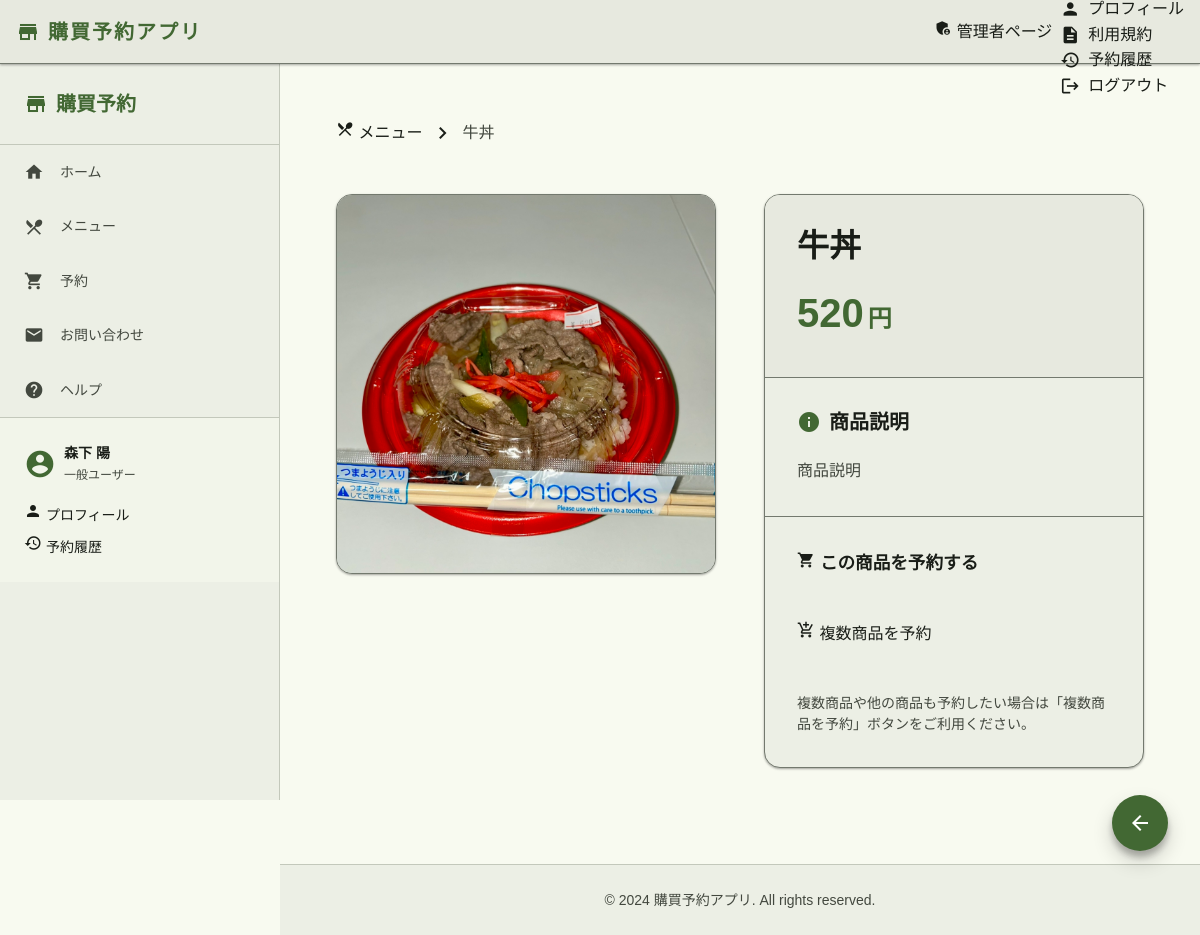
/menu/1 (signed in), run on the app's committed database.
### kobuy_app/models/models.py (models this page shows, shortened)
class User(UserMixin, db.Model):
    __tablename__ = 'user'
    id = db.Column(db.Integer, primary_key=True)
    lastname = db.Column(db.String, nullable=False)
    firstname = db.Column(db.String, nullable=False)
    email = db.Column(db.String, nullable=False, unique=True)
    grade = db.Column(db.Integer, nullable=False)
    cls = db.Column(db.Integer, nullable=False)
    num = db.Column(db.Integer, nullable=False)
    password_hash = db.Column(db.String, nullable=False)
    roles = db.relationship('Role', secondary=roles_users, backref=db.backref('users', lazy='dynamic'))

class Menu(db.Model):
    __tablename__ = 'menu'
    id = db.Column(db.Integer, primary_key=True)
    orders = db.Column(db.Integer, nullable=False, default=0)
    productname = db.Column(db.String(255))
    price = db.Column(db.String(255))
    buy_cnt = db.Column(db.Integer) # 購入された回数
    explanation = db.Column(db.String(255))
    product_image = db.Column(db.String(255))
    category_id = db.Column(db.Integer, db.ForeignKey('menu_category.id'))

### kobuy_app/views.py (the view, shortened to what this page needs)
@app.route("/menu/<int:menu_id>", methods = ["GET", "POST"])
def menu_detail(menu_id):
    if request.method == "GET":
        data = current_webdata("メニュー詳細")
        menu_item = Menu.query.get(menu_id)
        if menu_item is None:
            flash(f"menuID:{ menu_id }のメニューが存在しません", "error")
            return redirect(url_for("menu"))
        return render_template("main/menu_detail.html", menu_item=menu_item, data=data)

### kobuy_app/__init__.py (called while the page is built)
@login_manager.user_loader
def load_user(user_id):
    return User.query.get(int(user_id))

### kobuy_app/models/models.py (called while the page is built)
    def __repr__(self):
        return f'<Role {self.name}>'

### kobuy_app/views.py (called while the page is built, shortened)
def current_webdata(webtitle: str) -> dict:
    if current_user.is_authenticated:
        data = {
            "webtitle": webtitle,
            "current_user_id": current_user.id,
            "current_user_email": current_user.email,
            "current_user_lastname": current_user.lastname,
            "current_user_firstname": current_user.firstname,
            "current_user_grade": current_user.grade,
            "current_user_cls": current_user.cls,
            "current_user_num": current_user.num,
            "role": str(current_user.roles)
        }
    return data

### kobuy_app/templates/main/menu_detail.html (shortened to what this page needs)
{% extends "layout.html" %}
{% block content %}
<div class="product-detail-container fade-in">
    <section class="product-header">
        <div class="header-content">
            <div class="breadcrumb">
                <md-filled-tonal-button href="/menu" class="breadcrumb-btn">
                    <span slot="icon" class="material-icons">restaurant_menu</span>
                    メニュー
                </md-filled-tonal-button>
                <span class="material-icons">chevron_right</span>
                <span class="breadcrumb-text">{{ menu_item.productname }}</span>
            </div>
        </div>
    </section>
    <div class="product-content">
        <div class="product-grid">
            <section class="product-image-section">
                <div class="image-container">
                    {% if menu_item.product_image %}
                    <img src="{{ url_for('static', filename=menu_item.product_image) }}"
                         alt="{{ menu_item.productname }}の画像"
                         class="product-image">
                    {% else %}
                    <div class="no-image">
                        <span class="material-icons">restaurant</span>
                        <p>商品画像がありません</p>
                    </div>
                    {% endif %}
                </div>
            </section>
            <section class="product-info-section">
                <div class="product-info-card">
                    <div class="product-header-info">
                        <h1 class="product-title">{{ menu_item.productname }}</h1>
                        <div class="product-price">
                            <span class="price-amount">{{ menu_item.price }}</span>
                            <span class="price-currency">円</span>
                        </div>
                    </div>
                    <div class="product-description">
                        <h2 class="description-title">
                            <span class="material-icons">info</span>
                            商品説明
                        </h2>
                        <p class="description-text">{{ menu_item.explanation or '商品の詳細な説明はありません。' }}</p>
                    </div>
                    <div class="product-actions">
                        <div class="action-buttons">
                            <md-filled-button
                                type="submit"
                                form="reserveForm"
                                class="reserve-btn primary">
                                <span slot="icon" class="material-icons">shopping_cart</span>
                                この商品を予約する
                            </md-filled-button>
                            <md-outlined-button
                                href="/reserve?highlight={{ menu_item.id }}"
                                class="reserve-page-btn">
                                <span slot="icon" class="material-icons">add_shopping_cart</span>
                                複数商品を予約
                            </md-outlined-button>
                        </div>
                        <p class="action-note">
                            複数商品や他の商品も予約したい場合は「複数商品を予約」ボタンをご利用ください。
                        </p>
                    </div>
                </div>
            </section>
        </div>
    </div>
    <md-filled-icon-button href="javascript:history.back();" class="fab-back-btn" aria-label="戻る">
        <span class="material-icons">arrow_back</span>
    </md-filled-icon-button>
</div>
{% endblock %}

### kobuy_app/templates/layout.html (shortened to what this page needs)
<!DOCTYPE html>
<html lang="ja">
<head>
    <link href="https://cdn.jsdelivr.net/npm/bootstrap@5.0.2/dist/css/bootstrap.min.css" rel="stylesheet">
    <link rel="stylesheet" type="text/css" href="{{ url_for('static', filename='css/style.css') }}" />
</head>
<body class="noto-sans-jp-regular">
    <header class="app-header">
        <div class="header-container">
            <div class="header-brand">
                <div class="header-title">
                    <span class="material-icons brand-icon">store</span>
                    <span class="brand-text">購買予約アプリ</span>
                </div>
            </div>
            <div class="header-actions">
                {% if current_user.is_authenticated %}
                    {% if data.role == "[<Role admin>]" %}
                        <md-filled-tonal-button href="/admin" class="header-btn admin-btn">
                            <span slot="icon" class="material-icons">admin_panel_settings</span>
                            <span class="btn-text">管理者ページ</span>
                        </md-filled-tonal-button>
                    {% endif %}
                    <div class="user-menu">
                        <md-menu id="user-menu" anchor="user-menu-anchor">
                            <md-menu-item href="/profile">
                                <div slot="headline">
                                    <span class="material-icons">person</span>
                                    プロフィール
                                </div>
                            </md-menu-item>
                            <md-menu-item href="/rule">
                                <div slot="headline">
                                    <span class="material-icons">description</span>
                                    利用規約
                                </div>
                            </md-menu-item>
                            <md-menu-item href="/my_reserved_list">
                                <div slot="headline">
                                    <span class="material-icons">history</span>
                                    予約履歴
                                </div>
                            </md-menu-item>
                            <md-menu-item href="/logout">
                                <div slot="headline">
                                    <span class="material-icons">logout</span>
                                    ログアウト
                                </div>
                            </md-menu-item>
                        </md-menu>
                    </div>
                {% endif %}
            </div>
        </div>
    </header>
    <div class="desktop-layout">
        <nav class="desktop-sidebar only-desktop" id="desktopSidebar" aria-label="デスクトップナビゲーション">
            <div class="sidebar-header">
                <div class="sidebar-brand">
                    <span class="material-icons">store</span>
                    <span class="sidebar-title">購買予約</span>
                </div>
            </div>
            <ul class="sidebar-nav">
                <li class="sidebar-item {% if request.path == '/' %}active{% endif %}">
                    <a class="sidebar-link" href="/" aria-label="ホームページ">
                        <span class="material-icons">home</span>
                        <span class="sidebar-text">ホーム</span>
                    </a>
                </li>
                <li class="sidebar-item {% if request.path == '/menu' %}active{% endif %}">
                    <a class="sidebar-link" href="/menu" aria-label="メニューページ">
                        <span class="material-icons">restaurant_menu</span>
                        <span class="sidebar-text">メニュー</span>
                    </a>
                </li>
                <li class="sidebar-item {% if request.path == '/reserve' %}active{% endif %}">
                    <a class="sidebar-link" href="/reserve" aria-label="予約ページ">
                        <span class="material-icons">shopping_cart</span>
                        <span class="sidebar-text">予約</span>
                    </a>
                </li>
                <li class="sidebar-item {% if request.path == '/contact' %}active{% endif %}">
                    <a class="sidebar-link" href="/contact" aria-label="お問い合わせページ">
                        <span class="material-icons">mail</span>
                        <span class="sidebar-text">お問い合わせ</span>
                    </a>
                </li>
                <li class="sidebar-item {% if request.path == '/help' %}active{% endif %}">
                    <a class="sidebar-link" href="/help" aria-label="ヘルプページ">
                        <span class="material-icons">help</span>
                        <span class="sidebar-text">ヘルプ</span>
                    </a>
                </li>
            </ul>
            {% if current_user.is_authenticated %}
            <div class="sidebar-user">
                <div class="user-info">
                    <span class="material-icons">account_circle</span>
                    <div class="user-details">
                        <span class="user-name">{{ data.current_user_lastname }} {{ data.current_user_firstname }}</span>
                        <span class="user-role">一般ユーザー</span>
                    </div>
                </div>
                <div class="user-actions">
                    <md-filled-tonal-button href="/profile" class="user-action-btn">
                        <span slot="icon" class="material-icons">person</span>
                        プロフィール
                    </md-filled-tonal-button>
                    <md-filled-tonal-button href="/my_reserved_list" class="user-action-btn">
                        <span slot="icon" class="material-icons">history</span>
                        予約履歴
                    </md-filled-tonal-button>
                </div>
            </div>
            {% endif %}
        </nav>
        <main class="app-main" id="main-content">
            <div class="page-content">
                {% block content %}
                {% endblock %}
            </div>
        </main>
    </div>
    <footer class="app-footer">
        <div class="footer-content">
            <p class="footer-text">&copy; 2024 購買予約アプリ. All rights reserved.</p>
        </div>
    </footer>
</body>
</html>

### kobuy_app/templates/main/menu_detail.html (style rules this page uses)
.product-detail-container { max-width: 1200px; margin: 0 auto; padding: var(--spacing-lg); }
.product-header { margin-bottom: var(--spacing-xl); }
.header-content { display: flex; align-items: center; justify-content: space-between; }
.breadcrumb { display: flex; align-items: center; gap: var(--spacing-sm); }
.breadcrumb-btn { border-radius: var(--border-radius-md); }
.breadcrumb-text { color: var(--md-sys-color-on-surface-variant); font-weight: 500; }
.product-content { margin-bottom: var(--spacing-xl); }
.product-grid { display: grid; gap: var(--spacing-xl); grid-template-columns: 1fr; }
@media (min-width: 1024px) { .product-grid { grid-template-columns: 1fr 1fr; gap: var(--spacing-xxl); align-items: start; } }
.product-image-section { order: 1; }
.image-container { position: relative; border-radius: var(--border-radius-lg); overflow: hidden; background: var(--md-sys-color-surface-container); border: 1px solid var(--md-sys-color-outline); box-shadow: var(--shadow-sm); transition: box-shadow var(--transition-fast); }
.product-image { width: 100%; height: auto; display: block; object-fit: cover; min-height: 300px; }
.product-info-section { order: 2; }
.product-info-card { background: var(--md-sys-color-surface-container); border-radius: var(--border-radius-lg); border: 1px solid var(--md-sys-color-outline); box-shadow: var(--shadow-sm); overflow: hidden; transition: box-shadow var(--transition-fast); }
.product-header-info { padding: var(--spacing-xl); background: var(--md-sys-color-surface-container-high); border-bottom: 1px solid var(--md-sys-color-outline); }
.product-title { font-size: 2rem; font-weight: 700; color: var(--md-sys-color-on-surface); margin: 0 0 var(--spacing-md) 0; line-height: 1.2; }
.product-price { display: flex; align-items: baseline; gap: var(--spacing-xs); }
.price-amount { font-size: 2.5rem; font-weight: 700; color: var(--md-sys-color-primary); }
.price-currency { font-size: 1.5rem; font-weight: 600; color: var(--md-sys-color-primary); }
.product-description { padding: var(--spacing-xl); border-bottom: 1px solid var(--md-sys-color-outline); }
.description-title { display: flex; align-items: center; gap: var(--spacing-sm); font-size: 1.25rem; font-weight: 600; color: var(--md-sys-color-on-surface); margin: 0 0 var(--spacing-lg) 0; }
.description-title .material-icons { color: var(--md-sys-color-primary); }
.description-text { color: var(--md-sys-color-on-surface-variant); line-height: 1.6; margin: 0; font-size: 1rem; }
.product-actions { padding: var(--spacing-xl); }
.action-buttons { display: flex; flex-direction: column; gap: var(--spacing-md); margin-bottom: var(--spacing-lg); }
.reserve-btn { height: 56px; font-size: 1.1rem; font-weight: 600; }
.reserve-page-btn { height: 48px; font-weight: 500; }
.action-note { color: var(--md-sys-color-on-surface-variant); font-size: 0.875rem; margin: 0; line-height: 1.5; }
.fab-back-btn { position: fixed; bottom: calc(60px + var(--spacing-lg)); right: var(--spacing-xl); width: 56px; height: 56px; border-radius: 50%; background-color: var(--md-sys-color-primary); color: var(--md-sys-color-on-primary); box-shadow: var(--shadow-lg); z-index: 9999; transition: all var(--transition-fast); display: flex; align-items: center; justify-content: center; }
.fab-back-btn .material-icons { font-size: 24px; }
.fade-in { animation: fadeIn 0.5s ease-in-out; }

### data on the page
User: current_user_lastname "森下"
Menu: productname "牛丼", product_image (picture), price "520", explanation "商品説明"

### other printed values
{{ data.current_user_firstname }} "陽"
